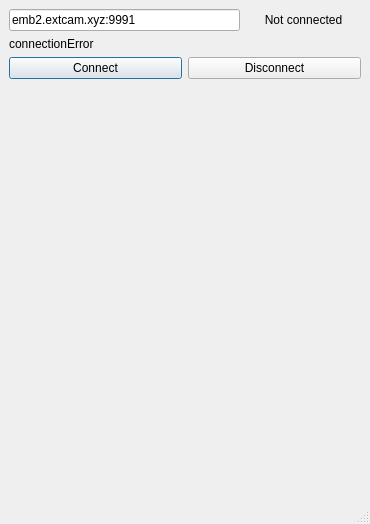
<?xml version="1.0" encoding="UTF-8"?>
<ui version="4.0">
 <class>MainWindow</class>
 <widget class="QMainWindow" name="MainWindow">
  <property name="geometry">
   <rect>
    <x>0</x>
    <y>0</y>
    <width>370</width>
    <height>524</height>
   </rect>
  </property>
  <property name="windowTitle">
   <string>Lantern Client</string>
  </property>
  <widget class="QWidget" name="centralwidget">
   <layout class="QVBoxLayout" name="verticalLayout_3">
    <item>
     <layout class="QVBoxLayout" name="verticalLayout">
      <item>
       <layout class="QHBoxLayout" name="horizontalLayout_3">
        <item>
         <widget class="QLineEdit" name="serverUrl">
          <property name="sizePolicy">
           <sizepolicy hsizetype="Preferred" vsizetype="Fixed">
            <horstretch>2</horstretch>
            <verstretch>0</verstretch>
           </sizepolicy>
          </property>
          <property name="minimumSize">
           <size>
            <width>200</width>
            <height>0</height>
           </size>
          </property>
          <property name="text">
           <string>emb2.extcam.xyz:9991</string>
          </property>
          <property name="placeholderText">
           <string>&lt;host&gt;:&lt;port&gt;</string>
          </property>
         </widget>
        </item>
        <item>
         <widget class="QLabel" name="connectionStatus">
          <property name="sizePolicy">
           <sizepolicy hsizetype="Minimum" vsizetype="Fixed">
            <horstretch>1</horstretch>
            <verstretch>0</verstretch>
           </sizepolicy>
          </property>
          <property name="text">
           <string>Not connected</string>
          </property>
          <property name="alignment">
           <set>Qt::AlignCenter</set>
          </property>
         </widget>
        </item>
       </layout>
      </item>
      <item>
       <layout class="QHBoxLayout" name="horizontalLayout">
        <item>
         <widget class="QLabel" name="errorMessage">
          <property name="sizePolicy">
           <sizepolicy hsizetype="Preferred" vsizetype="Fixed">
            <horstretch>0</horstretch>
            <verstretch>0</verstretch>
           </sizepolicy>
          </property>
          <property name="text">
           <string>connectionError</string>
          </property>
          <property name="alignment">
           <set>Qt::AlignLeading|Qt::AlignLeft|Qt::AlignVCenter</set>
          </property>
         </widget>
        </item>
       </layout>
      </item>
      <item>
       <layout class="QHBoxLayout" name="horizontalLayout_2">
        <item>
         <widget class="QPushButton" name="btnConnect">
          <property name="text">
           <string>Connect</string>
          </property>
          <property name="default">
           <bool>true</bool>
          </property>
         </widget>
        </item>
        <item>
         <widget class="QPushButton" name="btnDisconnect">
          <property name="text">
           <string>Disconnect</string>
          </property>
         </widget>
        </item>
       </layout>
      </item>
      <item>
       <widget class="QWidget" name="lanternWidget" native="true">
        <property name="minimumSize">
         <size>
          <width>200</width>
          <height>350</height>
         </size>
        </property>
        <layout class="QVBoxLayout" name="verticalLayout_2"/>
       </widget>
      </item>
     </layout>
    </item>
   </layout>
  </widget>
  <widget class="QMenuBar" name="menubar">
   <property name="geometry">
    <rect>
     <x>0</x>
     <y>0</y>
     <width>370</width>
     <height>23</height>
    </rect>
   </property>
  </widget>
  <widget class="QStatusBar" name="statusbar"/>
 </widget>
 <resources/>
 <connections>
  <connection>
   <sender>serverUrl</sender>
   <signal>returnPressed()</signal>
   <receiver>btnConnect</receiver>
   <slot>click()</slot>
   <hints>
    <hint type="sourcelabel">
     <x>298</x>
     <y>44</y>
    </hint>
    <hint type="destinationlabel">
     <x>152</x>
     <y>136</y>
    </hint>
   </hints>
  </connection>
 </connections>
</ui>
